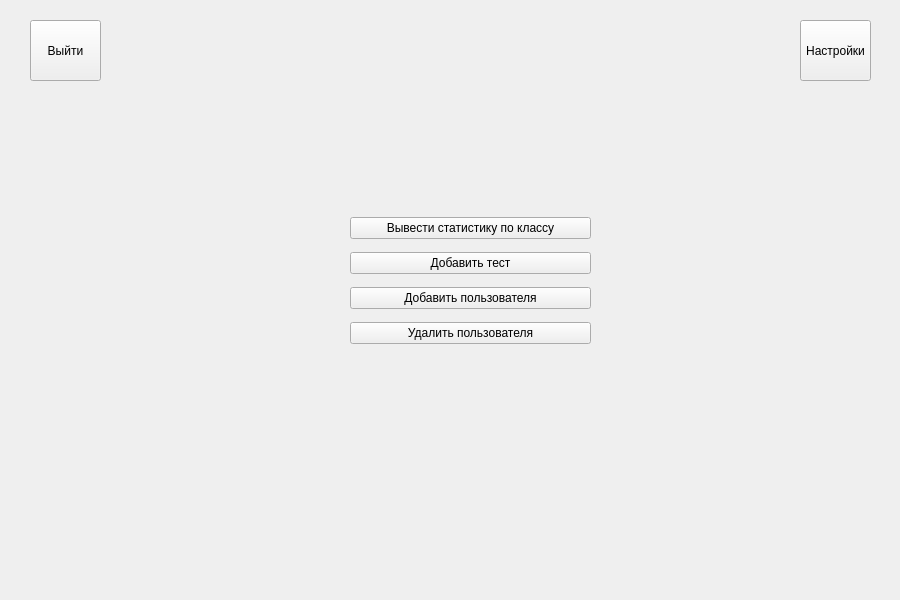
<?xml version="1.0" encoding="UTF-8"?>
<ui version="4.0">
 <class>Form</class>
 <widget class="QWidget" name="Form">
  <property name="geometry">
   <rect>
    <x>0</x>
    <y>0</y>
    <width>900</width>
    <height>600</height>
   </rect>
  </property>
  <property name="windowTitle">
   <string>Form</string>
  </property>
  <widget class="QPushButton" name="return_bnt">
   <property name="geometry">
    <rect>
     <x>30</x>
     <y>20</y>
     <width>71</width>
     <height>61</height>
    </rect>
   </property>
   <property name="text">
    <string>Выйти</string>
   </property>
  </widget>
  <widget class="QPushButton" name="settings_btn">
   <property name="geometry">
    <rect>
     <x>800</x>
     <y>20</y>
     <width>71</width>
     <height>61</height>
    </rect>
   </property>
   <property name="text">
    <string>Настройки</string>
   </property>
  </widget>
  <widget class="QWidget" name="gridLayoutWidget">
   <property name="geometry">
    <rect>
     <x>350</x>
     <y>210</y>
     <width>241</width>
     <height>141</height>
    </rect>
   </property>
   <layout class="QGridLayout" name="gridLayout">
    <item row="4" column="0">
     <widget class="QPushButton" name="DeleteUser_btn">
      <property name="text">
       <string>Удалить пользователя</string>
      </property>
     </widget>
    </item>
    <item row="0" column="0">
     <widget class="QPushButton" name="ClassStatic_btn">
      <property name="text">
       <string>Вывести статистику по классу</string>
      </property>
     </widget>
    </item>
    <item row="2" column="0">
     <widget class="QPushButton" name="AddUser_btn">
      <property name="text">
       <string>Добавить пользователя</string>
      </property>
     </widget>
    </item>
    <item row="1" column="0">
     <widget class="QPushButton" name="AddTest_btn">
      <property name="text">
       <string>Добавить тест</string>
      </property>
     </widget>
    </item>
   </layout>
  </widget>
 </widget>
 <resources/>
 <connections/>
</ui>
